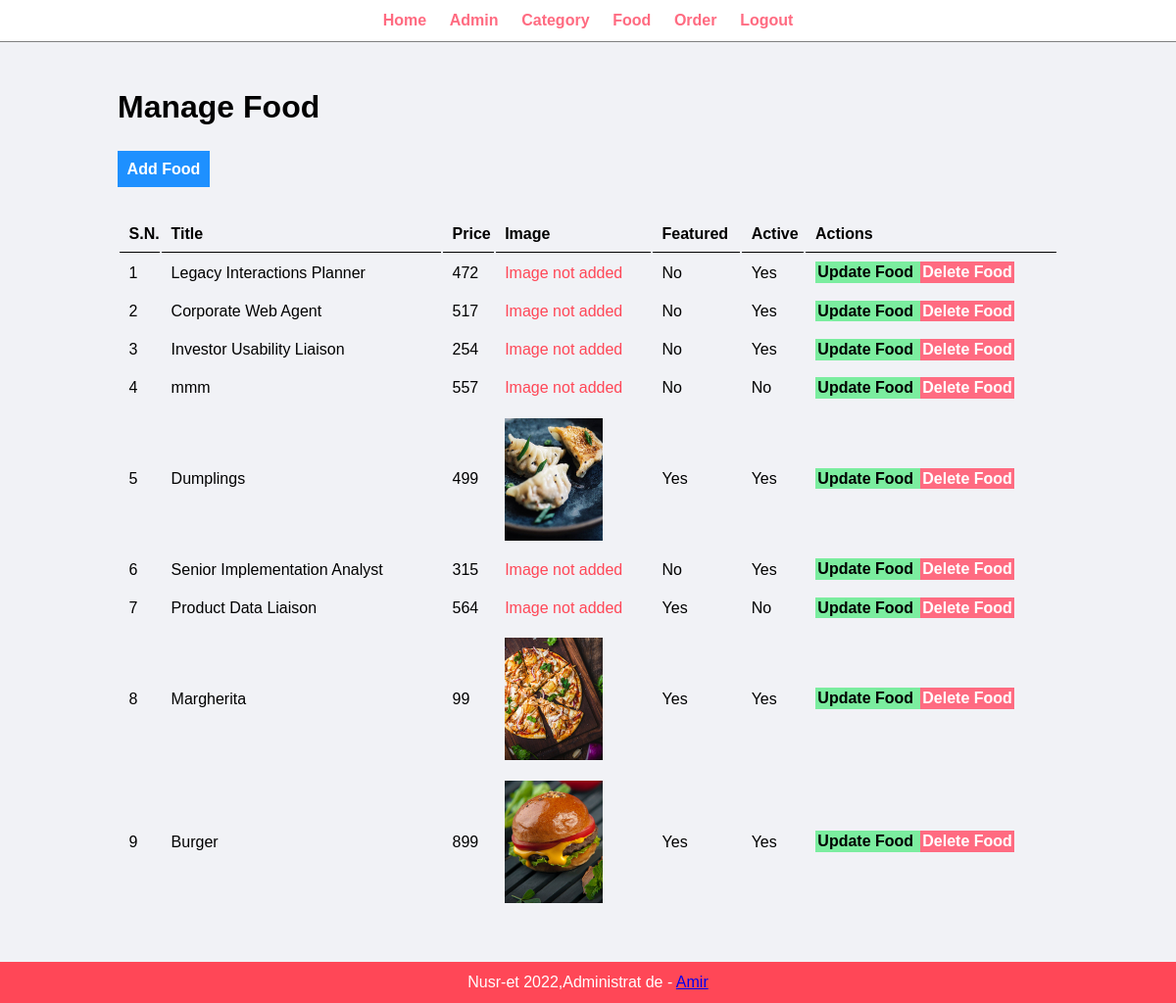
Page /admin/manage-food.php (signed in) on the committed database.
### tables this page shows
CREATE TABLE `tbl_food` (
  `id` int(10) UNSIGNED NOT NULL,
  `title` varchar(100) NOT NULL,
  `description` text NOT NULL,
  `price` decimal(10,0) NOT NULL,
  `image_name` varchar(255) NOT NULL,
  `category_id` int(10) UNSIGNED NOT NULL,
  `featured` varchar(10) NOT NULL,
  `active` varchar(10) NOT NULL
);

### admin/manage-food.php (the view, shortened to what this page needs)
<?php include('partials/menu.php'); ?>
<div class="main-content">
   <div class="wrapper">
    <h1>Manage Food</h1>
            <br>
            <br>
            <a href="<?php echo SITEURL; ?>admin/add-food.php" class="btn-primary">Add Food</a>
            <br>
            <br>
            <br>
        <table class="tbl-full">
            <tr>
                <th>S.N.</th>
                <th>Title</th>
                <th>Price</th>
                <th>Image</th>
                <th>Featured</th>
                <th>Active</th>
                <th>Actions</th>
            </tr>
            <?php
                $sql = "SELECT * FROM tbl_food";
                $res = mysqli_query($conn, $sql);
                $count = mysqli_num_rows($res);
                $sn=1;
                if($count>0)
                {
                    while($row=mysqli_fetch_assoc($res))
                    {
                        $id= $row['id'];
                        $title = $row['title'];
                        $price = $row['price'];
                        $image_name = $row['image_name'];
                        $featured = $row['featured'];
                        $active = $row['active'];
                        ?>
                        <tr>
                            <td><?php echo $sn++; ?></td>
                            <td><?php echo $title; ?></td>
                            <td><?php echo $price; ?></td>
                            <td>
                               <?php
                                    if($image_name=="")
                                    {
                                        echo "<div class='error'>Image not added</div>";
                                    }
                                    else
                                    {
                                        ?>
                                            <img src="<?php echo SITEURL; ?>images/food/<?php echo $image_name; ?>" width="100px">
                                        <?php
                                    }
                                ?>
                            </td>
                            <td><?php echo $featured; ?></td>
                            <td><?php echo $active; ?></td>
                            <td>
                                <a href="<?php echo SITEURL; ?>admin/update-food.php?id=<?php echo $id; ?>" class="btn-secondary">Update Food </a>
                                <a href="<?php echo SITEURL; ?>admin/delete-food.php?id=<?php echo $id; ?>&image_name=<?php echo $image_name; ?>" class="btn-danger">Delete Food </a>
                            </td>
                        </tr>
                        <?php
                    }
                }
                else
                {
                    echo "<tr><td colspan='7' class='error'>Food not added yet</td></tr>";
                }
            ?>
        </table>
   </div>
</div>
<?php include('partials/footer.php'); ?>

### admin/partials/menu.php (shortened to what this page needs)
<html>
	<head>
		<link rel="stylesheet" href="../css/admin.css">
	</head>
	<body>
		<div class="menu text-center">
        <div class="wrapper">
            <ul>
                <li><a href="index.php">Home</a></li>
                <li><a href="manage-admin.php">Admin</a></li>
                <li><a href="manage-category.php">Category</a></li>
                <li><a href="manage-food.php">Food</a></li>
                <li><a href="manage-order.php">Order</a></li>
                <li><a href="logout.php">Logout</a></li>
            </ul>
        </div>
		</div>

### admin/partials/footer.php
<div class="footer">
		<div class="wrapper">
           <p class="text-center">Nusr-et 2022,Administrat de - <a href="#">Amir</a></p>
        </div>
		</div>
	</body>
</html>

### css/admin.css (style rules this page uses)
* { margin: 0; padding: 0; font-family: Arial, Helvetica, sans-serif; }
.wrapper { padding: 1%; width: 80%; margin: 0 auto; }
.text-center { text-align: center; }
.tbl-full { width: 100%; }
table tr th { border-bottom: 1px solid black; padding: 1%; text-align: left; }
table tr td { padding: 1%; }
.btn-primary { background-color: #1e90ff; padding: 1%; color: white; text-decoration: none; font-weight: bold; }
.btn-secondary { background-color: #7bed9f; padding: 1%; color: black; text-decoration: none; font-weight: bold; }
.btn-danger { background-color: #ff6b81; padding: 1%; color: white; text-decoration: none; font-weight: bold; }
.error { color: #ff4757; }
.menu { border-bottom: 1px solid grey; }
.menu ul { list-style-type: none; }
.menu ul li { display: inline; padding: 1%; }
.menu ul li a { text-decoration: none; font-weight: bold; color: #ff6b81; }
.main-content { background-color: #f1f2f6; padding: 3% 0; }
.footer { background-color: #ff4757; color: white; }

### rows in the picture
tbl_food: title "Legacy Interactions Planner", price "472", image_name "Image not added", featured "No", active "Yes"
tbl_food: title "Corporate Web Agent", price "517", image_name "Image not added", featured "No", active "Yes"
tbl_food: title "Investor Usability Liaison", price "254", image_name "Image not added", featured "No", active "Yes"
tbl_food: title "mmm", price "557", image_name "Image not added", featured "No", active "No"
tbl_food: title "Dumplings", price "499", image_name (picture), featured "Yes", active "Yes"
tbl_food: title "Senior Implementation Analyst", price "315", image_name "Image not added", featured "No", active "Yes"
tbl_food: title "Product Data Liaison", price "564", image_name "Image not added", featured "Yes", active "No"
tbl_food: title "Margherita", price "99", image_name (picture), featured "Yes", active "Yes"
tbl_food: title "Burger", price "899", image_name (picture), featured "Yes", active "Yes"
